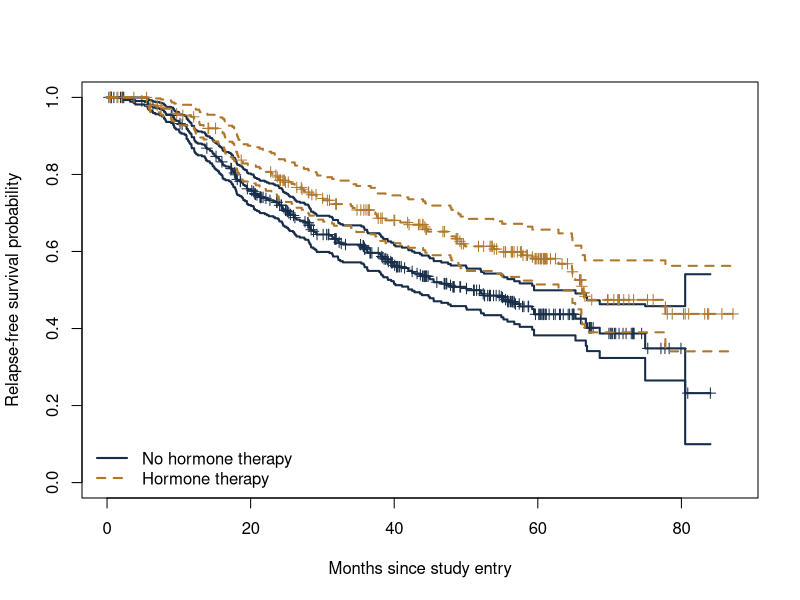
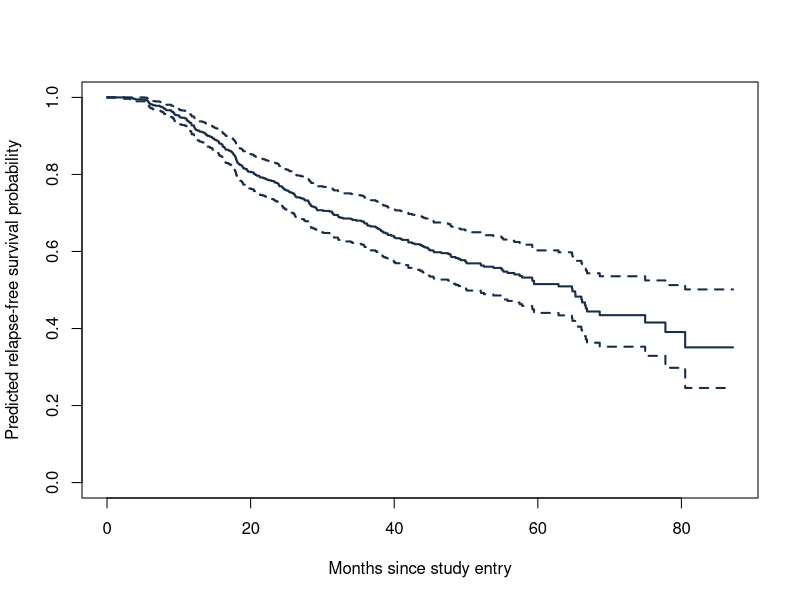
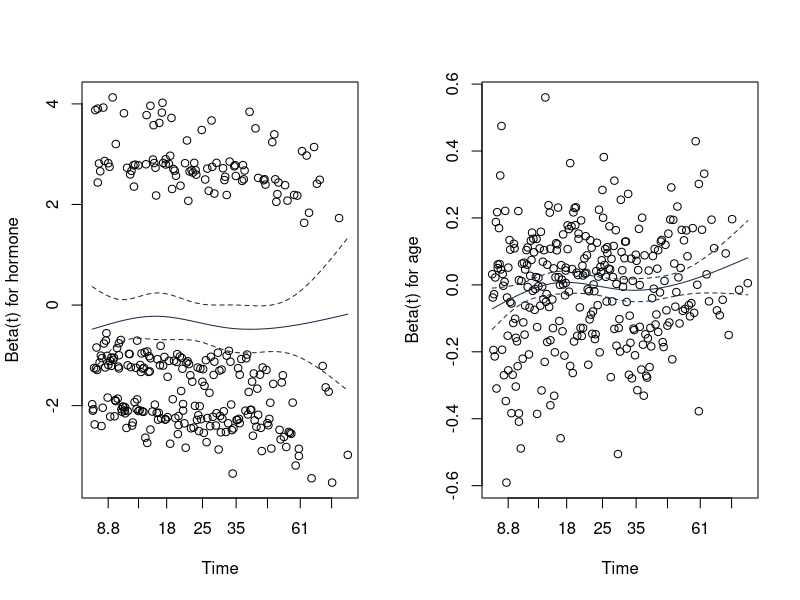
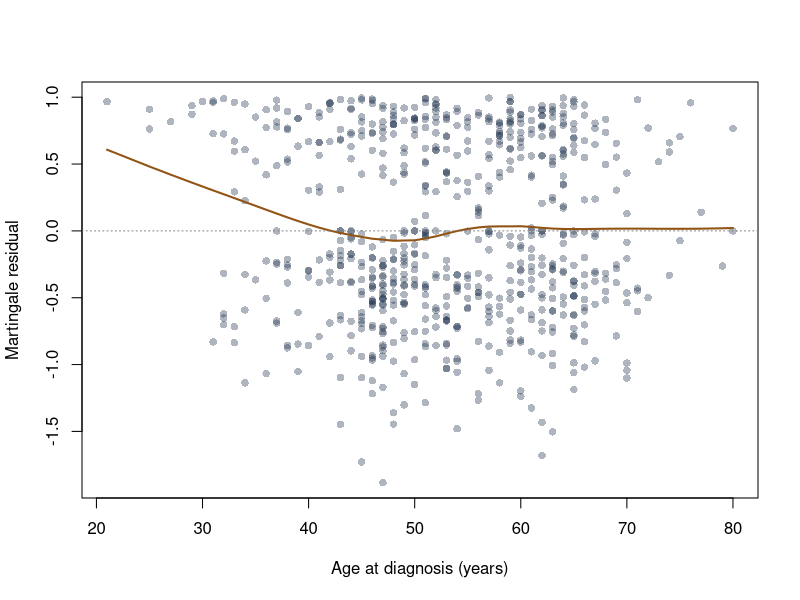

Recreate these plots in R, in order.
# Tidy Survival Analysis - Chapter 1
# Run from the course project folder. Includes exercises and optional exports.

small <- data.frame(
  id = 1:5,
  time = c(5, 3, 8, 2, 6),
  status = c(1, 0, 1, 0, 1)
)
small

library(survival)
Surv(small$time, small$status)

mortality <- read.table("data/gbc_mort.txt", header = TRUE)
gbc <- read.table("data/gbc.txt", header = TRUE)
head(mortality[, c("id", "time", "status", "hormone", "age")])

c(
  mortality_rows = nrow(mortality),
  event_history_rows = nrow(gbc),
  patients = length(unique(gbc$id)),
  observed_deaths = sum(mortality$status == 1)
)

gbc[gbc$id == 3, c("id", "time", "status")]

ordered_records <- gbc[order(gbc$id, gbc$time, gbc$status == 0), ]
rfs <- ordered_records[!duplicated(ordered_records$id), ]
rfs$event <- as.integer(rfs$status > 0)
head(rfs[, c("id", "time", "status", "event")])

c(patients = nrow(rfs), events = sum(rfs$event))
anyDuplicated(rfs$id)

rfs$hormone <- factor(rfs$hormone, levels = c(1, 2),
                      labels = c("No", "Yes"))
rfs$meno <- factor(rfs$meno, levels = c(1, 2),
                   labels = c("Pre", "Post"))
rfs$grade <- factor(rfs$grade, levels = c(1, 2, 3),
                    labels = c("I", "II", "III"))
table(rfs$hormone, rfs$event)

sum(mortality$status == 1)

km_fit <- survfit(Surv(time, event) ~ hormone, data = rfs)
km_fit

summary(km_fit, times = c(12, 36, 60))

plot(km_fit,
     xlab = "Months since study entry",
     ylab = "Relapse-free survival probability",
     ylim = c(0, 1),
     col = c("#172d49", "#b0772b"), lty = c(1, 2),
     lwd = 2, conf.int = TRUE, mark.time = TRUE)
legend("bottomleft", legend = c("No hormone therapy", "Hormone therapy"),
       col = c("#172d49", "#b0772b"), lty = c(1, 2), lwd = 2,
       bty = "n")

logrank_fit <- survdiff(Surv(time, event) ~ hormone, data = rfs)
logrank_fit

pchisq(logrank_fit$chisq,
       df = length(logrank_fit$n) - 1,
       lower.tail = FALSE)

survdiff(Surv(time, event) ~ hormone + strata(meno), data = rfs)

cox_fit <- coxph(
  Surv(time, event) ~ hormone + meno + age + grade + size + prog + estrg,
  data = rfs, x = TRUE
)
summary(cox_fit)

exp(10 * coef(cox_fit)["size"])

round(cbind(
  hazard_ratio = exp(coef(cox_fit)),
  exp(confint(cox_fit))
), 3)

new_patient <- data.frame(
  hormone = factor("No", levels = levels(rfs$hormone)),
  meno = factor("Pre", levels = levels(rfs$meno)),
  age = 45,
  grade = factor("II", levels = levels(rfs$grade)),
  size = 20,
  prog = 100,
  estrg = 100
)
new_patient

predicted_survival <- survfit(cox_fit, newdata = new_patient)
summary(predicted_survival, times = c(12, 36, 60))

plot(predicted_survival,
     xlab = "Months since study entry",
     ylab = "Predicted relapse-free survival probability",
     ylim = c(0, 1), col = "#172d49", lwd = 2,
     conf.int = TRUE)

ph_test <- cox.zph(cox_fit)
ph_test

old_par <- par(mfrow = c(1, 2))
plot(ph_test, var = 1, se = TRUE, col = "#172d49")
plot(ph_test, var = 3, se = TRUE, col = "#172d49")
par(old_par)

fit_without_age <- update(cox_fit, . ~ . - age)
m <- residuals(fit_without_age, type = "martingale")
plot(rfs$age, m,
     xlab = "Age at diagnosis (years)",
     ylab = "Martingale residual", pch = 16,
     col = grDevices::adjustcolor("#172d49", alpha.f = 0.35))
lines(lowess(rfs$age, m), col = "#925415", lwd = 2)
abline(h = 0, lty = 3, col = "grey50")

revised_fit <- coxph(
  Surv(time, event) ~ hormone + meno + splines::ns(age, df = 3) +
    size + prog + estrg + strata(grade),
  data = rfs, x = TRUE
)
cox.zph(revised_fit)
